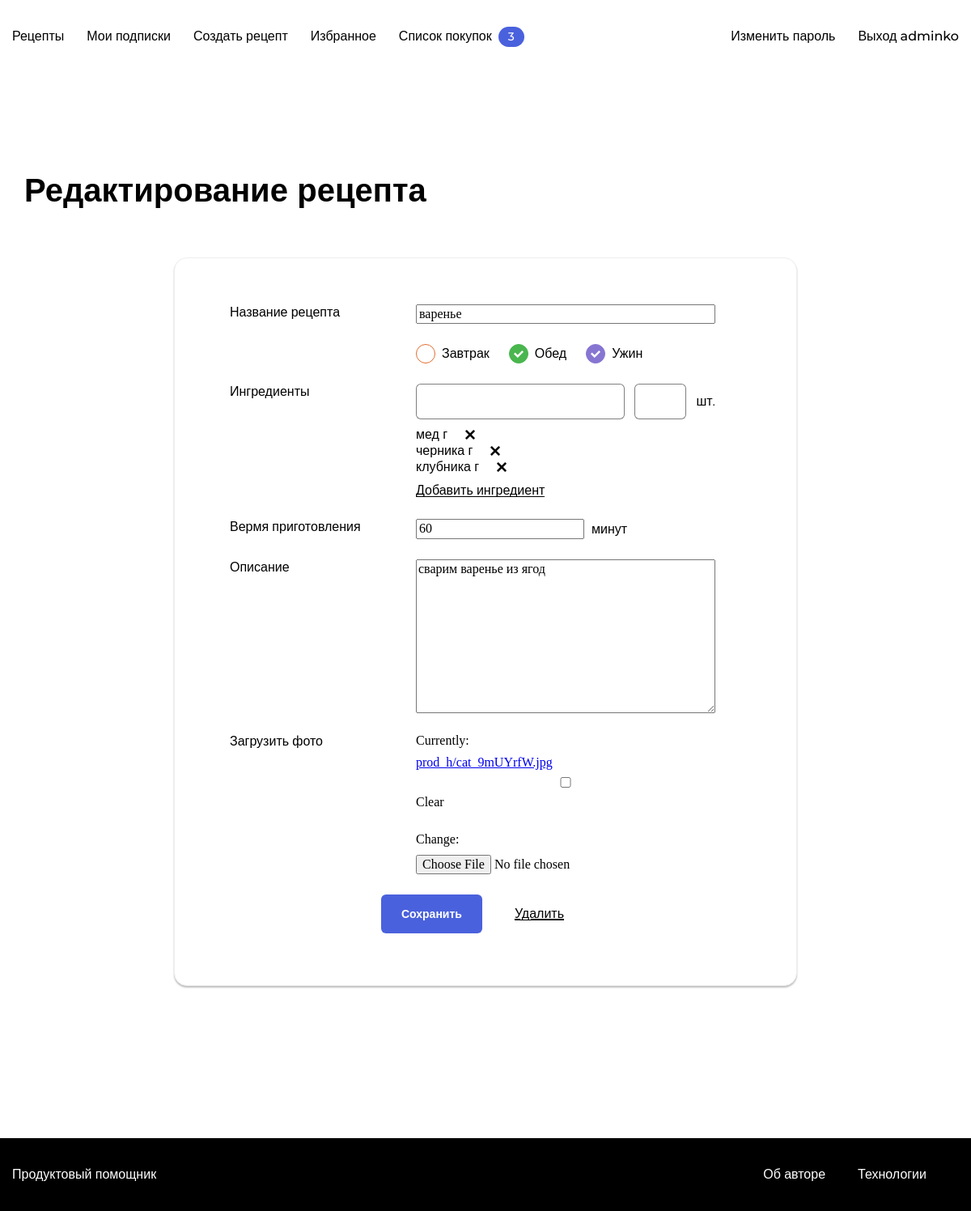
The app's page /recipe/2/edit/ (signed in) with its own data.
### prod_h/models.py (models this page shows, shortened)
class Recipe(models.Model):
    author = models.ForeignKey(
        User,
        on_delete=models.CASCADE,
        related_name='recipes',
        verbose_name='автор рецепта',
    )
    name = models.CharField(
        max_length=100,
        verbose_name='Название рецепта',
        help_text='Максимальная длинна 100 символов',)
    image = models.ImageField(upload_to='prod_h/', blank=True, null=True)
    text = models.TextField(
        blank=True,
        verbose_name='Описание',
        help_text='Описание рецепта',)
    ingredients = models.ManyToManyField(
        ListOfIngridients,
        through='Amount',
        through_fields=('recipe', 'ingredient'),
        verbose_name='Игредиенты',
        help_text='Игредиенты',)
    tags = models.ManyToManyField(Teg, )
    time = models.PositiveSmallIntegerField(verbose_name='Вермя приготовления')
    pub_date = models.DateTimeField("date published", auto_now_add=True)
    slug = models.SlugField(
        max_length=500,
        unique=True,
        blank=True,
    )
    class Meta:
        ordering = ["-pub_date"]

class Teg(models.Model):
    name = models.CharField(max_length=20)
    slug = models.SlugField(unique=True)
    color = models.CharField(
        max_length=20,
        verbose_name='Цвет тега',
        blank=True
    )

class Amount(models.Model):
    ingredient = models.ForeignKey(ListOfIngridients,
                                   on_delete=models.CASCADE,
                                   related_name='ingridient_name', )
    recipe = models.ForeignKey(
        Recipe, on_delete=models.CASCADE,
        related_name="recipe_ingredients",
        verbose_name='Рецепт',
    )
    counts = models.PositiveSmallIntegerField(verbose_name='количество',
                                              default=1)

class ListOfIngridients(models.Model):
    name = models.CharField(max_length=50,
                            unique=True,
                            verbose_name='Название ингредиента',
                            help_text='Название ингредиента, макc. 50 символов'
                            )
    units_of_measurement = models.CharField(max_length=20,
                                            verbose_name='Единица измерения',
                                            help_text='Макс. 20 симоволов',
                                            )
    def __str__(self):
        return self.name

### prod_h/views.py (the view, shortened to what this page needs)
# urls.py: path('recipe/<int:recipe_id>/edit/', views.recipe_edit,
@login_required
def recipe_edit(request, recipe_id):
    edit = True
    instance = get_object_or_404(Recipe, id=recipe_id)
    if not request.user.is_superuser:
        if instance.author != request.user:
            return redirect('recipe_detail', instance.id)
    form = RecipeForm(request.POST or None,
                      files=request.FILES or None,
                      instance=instance)
    context = {
        'edit': edit,
        'recipe': instance,
        'form': form,
        'tags': instance.tags.all()
    }
    return render(request, 'formRecipe.html', context)

### templates/formRecipe.html (shortened to what this page needs)
{% extends "base.html" %}
{% load user_filters %}
{% load static %}
{% block static_css %}
<link rel="stylesheet" href="{% static 'pages/form.css' %}">
{% endblock %}
{% block content %}
<main class="main container">
    <div class="main__header">
        <h1 class="main__title">{{ edit|create_or_change }}</h1>
    </div>
    <div class="form-container">
      <form class="form" method="post" enctype="multipart/form-data">
        <div class="form__group">
          <label class="form__label">{{ form.name.label }}</label>
          <div class="form__field-group">
            {{ form.name }}
          </div>
        </div>
        <div class="form__group">
          <div class="form__field-group">
            <div class="tags">
              <div class="tags__item">
                <input type="checkbox" name="breakfast" id="id_breakfast"
                       class="tags__checkbox tags__checkbox_style_orange"
                    {% for i in tags %}
                    {% endfor %}>
                <label for="id_breakfast" class="tags__label">Завтрак</label>
              </div>
              <div class="tags__item">
                <input type="checkbox" name="lunch" id="id_lunch"
                       class="tags__checkbox tags__checkbox_style_green"
                    {% for i in tags %}
                      {% if i.name == "lunch" %}
                       checked
                      {% endif %}
                    {% endfor %}>
                <label for="id_lunch" class="tags__label">Обед</label>
              </div>
              <div class="tags__item">
                <input type="checkbox" name="dinner" id="id_dinner"
                       class="tags__checkbox tags__checkbox_style_purple"
                    {% for i in tags %}
                      {% if i.name == "dinner" %}
                       checked
                      {% endif %}
                    {% endfor %}>
                <label for="id_dinner" class="tags__label">Ужин</label>
              </div>
            </div>
          </div>
        </div>
        <div class="form__group">
          <label for="nameIngredient" class="form__label">Ингредиенты</label>
          <div class="form__field-group">
            <div class="form__field-group-ingredientes">
              <div class="form__dropdown">
                <input type="text" id="nameIngredient" class="form__input">
              </div>
              <input type="number" id="cantidad" class="form__input" min="0">
              <label for="cantidad" class="form__label" id="cantidadVal">шт.</label>
            </div>
            <div class="form__field-group-ingredientes-container">
              {% for product in recipe.recipe_ingredients.all %}
                <div class="form__field-item-ingredient" id="ing_{{ forloop.counter }}">
                  <span> {{ product.ingredient.name }} {{ product.count }} {{ product.ingredient.units_of_measurement }}</span>
                  <span class="form__field-item-delete"></span>
                         type="hidden" value="{{ product.ingredient.units_of_measurement }}"></div>
              {% endfor %}
            </div>
            <span class="form__ingredient-link" id="addIng">Добавить ингредиент</span>
          </div>
        </div>
        <div class="form__group">
          <label class="form__label">{{ form.time.label }}</label>
          <div class="form__field-group form__field-group_time">
            {{ form.time }}
            <label class="form__label">минут</label>
          </div>
        </div>
        <div class="form__group">
          <label class="form__label">{{ form.text.label }}</label>
          <div class="form__field-group">
            {{ form.text }}
          </div>
        </div>
        <div class="form__group">
          <span class="form__label">Загрузить фото</span>
          <div class="form__field-group">
            {{ form.image}}
          </div>
        </div>
        <div class="form__footer">
          {% if edit %}
            <button class="button button_style_blue" type="submit">Сохранить</button>
            <a style="margin-left: 2.5em"
               href="{% url 'recipe_delete' recipe.id %}"
               class="form__ingredient-link">Удалить
            </a>
          {% else %}
            <button class="button button_style_blue" type="submit">Создать рецепт</button>
          {% endif %}
        </div>
      </form>
    </div>
  </main>
{% endblock %}

### templates/includes/nav.html (shortened to what this page needs)
{% load user_filters %}
<nav class="nav">
        <div class="nav__container container">
            <ul class="nav__items list">
                  <li class="nav__item {% if 'index' in request.resolver_match.url_name %}nav__item_active{% endif %}"><a href="{% url 'index' %}" class="nav__link link">Рецепты</a></li>
                  {% if user.is_authenticated %}
                  <li class="nav__item {% if 'follow' in request.resolver_match.url_name %}nav__item_active{% endif %}"><a href="{% url 'follow' %}" class="nav__link link">Мои подписки</a></li>
                  <li class="nav__item {% if 'new_recipe' in request.resolver_match.url_name %}nav__item_active{% endif %}"><a href="{% url 'new_recipe' %}" class="nav__link link">Создать рецепт</a></li>
                  <li class="nav__item {% if 'my_favorite' in request.resolver_match.url_name %}nav__item_active{% endif %}"><a href="{% url 'my_favorite' %}" class="nav__link link">Избранное</a></li>
                  <li class="nav__item {% if 'cart' in request.resolver_match.url_name %}nav__item_active{% endif %}"><a href="{% url 'cart' %}" class="nav__link link">Список покупок</a> <span class="badge badge_style_blue nav__badge" id="counter">{{ user|purchases_count }}</span></li>
              </ul>
              <ul class="nav__items list">
                  <li class="nav__item"><a href="{% url 'password_change' %}" class="nav__link link">Изменить пароль</a></li>
                  <li class="nav__item"><a href="{% url 'logout' %}" class="nav__link link">Выход {{user.username }}</a></li>
              </ul>
          </div>
               {% endif %}
    </nav>

### records on screen
Recipe: name "варенье", time "60", text "сварим варенье из ягод"
Teg: name "☑"
Amount: ingredient.name "мед", ingredient.units_of_measurement "г"
Amount: ingredient.name "черника", ingredient.units_of_measurement "г"
Amount: ingredient.name "клубника", ingredient.units_of_measurement "г"

### other values on screen
{{ user|purchases_count }} "3"
{{ user.username }} "adminko"
{{ edit|create_or_change }} "Редактирование рецепта"
